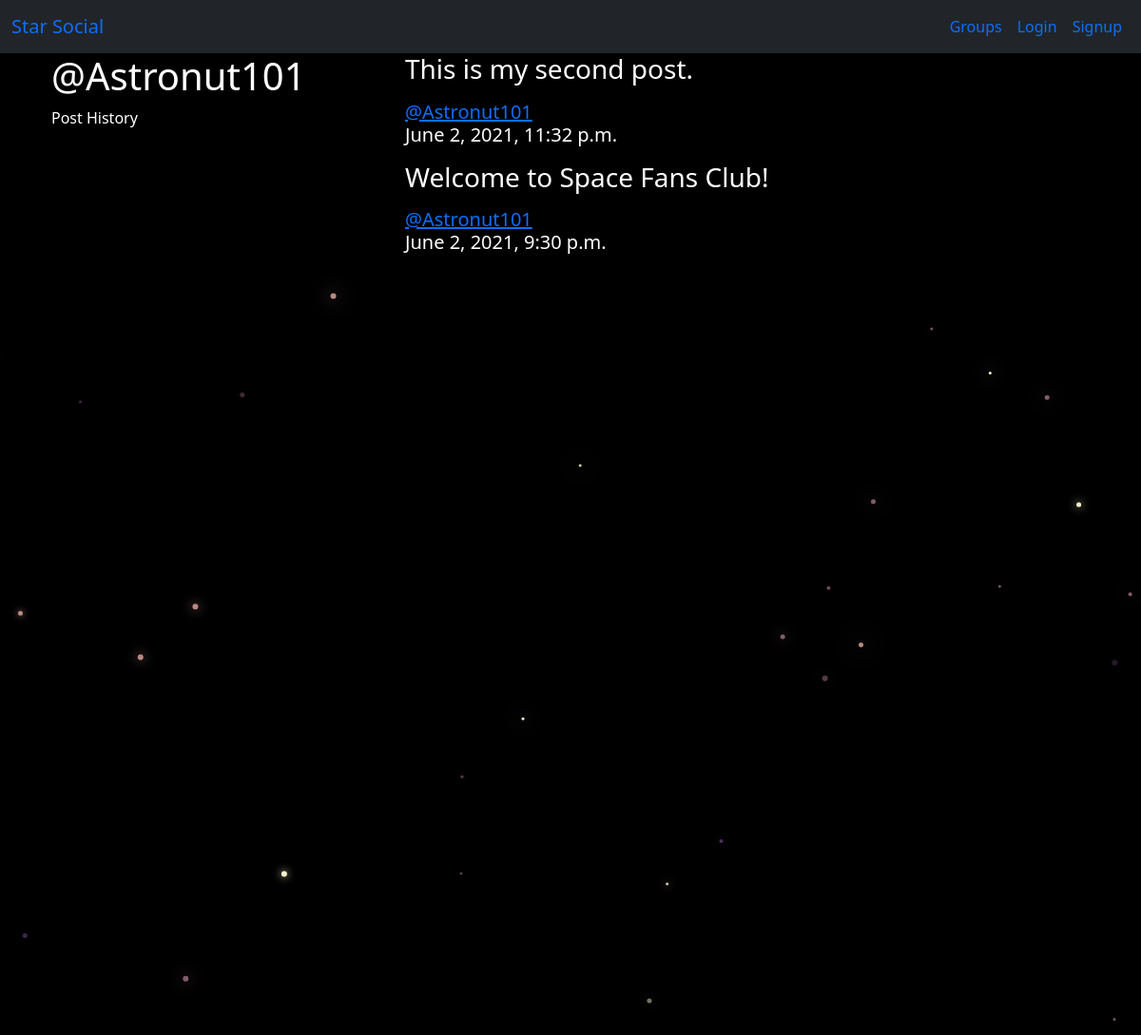
Page /posts/by/Astronut101/ on the committed database.
### posts/models.py (models this page shows, shortened)
class Post(models.Model):
    user = models.ForeignKey(User,related_name='posts',on_delete=models.CASCADE)
    created_at = models.DateTimeField(auto_now=True)
    message = models.TextField()
    message_html = models.TextField(editable=False)
    group = models.ForeignKey(Group,related_name='posts',null=True,blank=True,on_delete=models.CASCADE)
    class Meta:
        ordering = ['-created_at']
        unique_together = ['user','message']

### posts/views.py (the view)
# urls.py: path('by/<username>/',views.UserPosts.as_view(),name='for_user'),
class UserPosts(generic.ListView):
    model = models.Post
    template_name = 'posts/user_post_list.html'
    def get_queryset(self):
        try:
            self.post_user = User.objects.prefetch_related('posts').get(username__iexact=self.kwargs.get('username'))
        except User.DoesNotExist:
            raise Http404
        else:
            return self.post_user.posts.all()
    def get_context_data(self,**kwargs):
        context = super().get_context_data(**kwargs)
        context['post_user'] = self.post_user
        return context

### posts/templates/posts/user_post_list.html
{% extends 'posts/post_base.html' %}
{% block prepost %}
<div class="col-md-4">
  <h1>@{{post_user.username}}</h1>
  <p>Post History</p>
</div>
{% endblock %}
{% block post_content %}
<div class="col-md-8">
  {% for post in post_list %}
    {% include 'posts/_post.html' %}
  {% endfor %}
</div>
{% endblock %}

### posts/templates/posts/_post.html (shortened to what this page needs)
<div class="post media">
  <h3>{{post.message_html|safe}}</h3>
  <div class="media-body">
    <h5 class="media-heading">
    <span class="username">
      <a href="{% url 'posts:for_user' username=post.user.username %}">@{{ post.user.username }}</a>
    </span>
    <time class="time">
      <p>{{ post.created_at }}</p>
    </time>
    </h5>
  </div>
</div>

### static/social_project/css/master.css (style rules this page uses)
body { margin: 0; overflow: hidden; background-color: black; color:white; }

### rows in the picture
Post: message_html "This is my second post.", user.username "Astronut101", created_at "June 2, 2021, 11:32 p.m."
Post: message_html "Welcome to Space Fans Club!", user.username "Astronut101", created_at "June 2, 2021, 9:30 p.m."

### other values in the picture
{{ post_user.username }} "Astronut101"
